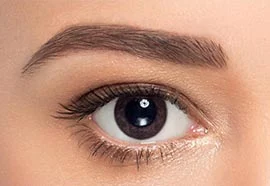
#> input picture eye.jpg, 270 x 186 px
$ jupyter execute 'Iris Radius.ipynb'   (shell and % lines are left out)
#> lines starting #> are read from the running program, lines starting #| are printed output that depends on the picture; after the words box and inside, x2 and y2 are one past the last pixel; in counts of white or black regions, pixels touching at a corner belong together
[cell 1]
import cv2
import numpy as np
import matplotlib.pyplot as plt


# Read image.
img = cv2.imread('eye.jpg', cv2.IMREAD_COLOR)
#> img is the input picture: shape (186, 270, 3); mean B, G, R 125.3, 148.1, 195.6

# Convert to grayscale.
gray = cv2.cvtColor(img,cv2.COLOR_BGR2GRAY)
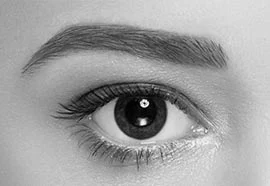
#> gray: shape (186, 270); min 0, max 255, mean 159.7

# Blur using 3 * 3 kernel.
gray_blurred = cv2.blur(gray, (5, 5))
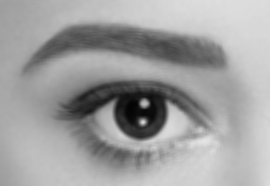
#> gray_blurred: shape (186, 270); min 4, max 228, mean 159.7

img_canny = cv2.Canny(gray_blurred,100,160)
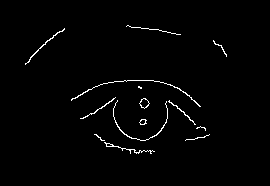
#> img_canny: shape (186, 270); 1.5% white in thin lines or dots, all inside (x1, y1, x2, y2) = (25, 25, 227, 154)

# Apply Hough transform on the blurred image.
detected_circles = cv2.HoughCircles(img_canny, cv2.HOUGH_GRADIENT, 1, 20, param1 = 50,param2 = 30, minRadius = 10, maxRadius = 40)
#> detected_circles = None

# Draw circles that are detected.
if detected_circles is not None:

    # Convert the circle parameters a, b and r to integers.
    detected_circles = np.uint16(np.around(detected_circles))

    for pt in detected_circles[0, :]:
        a, b, r = pt[0], pt[1], pt[2]

        # Draw the circumference of the circle.
        cv2.circle(img, (a, b), r, (0, 255, 0), 2)

        # Draw a small circle (of radius 1) to show the center.
        cv2.circle(img, (a, b), 1, (0, 0, 255), 3)
        plt.imshow("Detected Circle", img)
